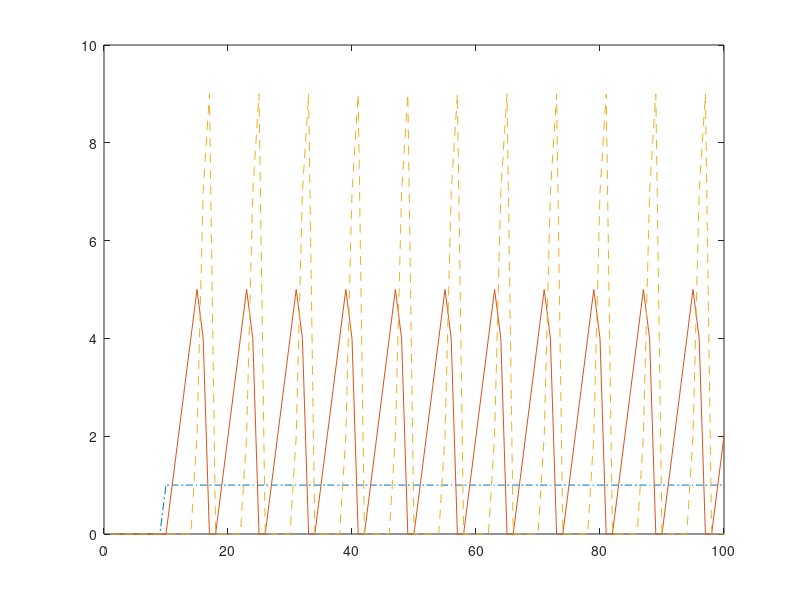

The MATLAB script that drew this image:
% sn3BurstGen.m
% this script attempts a simulation of
% a burst-generator/relaxation-oscillator 
% using simple neurons

% set input amplitude
inamp=1; 

% set pnflag (1 for PN, 0 for no PN)
pnflag=0;

% set connection weights
v11=1;
v21=-10;
v31=5;
w11=1;
w12=-1;
w13=0;
w21=3;
w22=1;
w23=-10;
w31=0;
w32=-1;
w33=0;

if pnflag==0,
    w23=0;
end

% construct connectivity matrix
c=[v11,w11,w12,w13;v21,w21,w22,w23;v31,w31,w32,w33];

% set up inputs
tend=100;
t=1:tend;
x=zeros(1,tend);
start=tend/10;
x(start:tend)=ones(1,tend-start+1);
x=x*inamp;

% set up outputs
y=zeros(3,tend);
yp=zeros(3,1); 
yc=zeros(3,1);
y(:,1)=yc;

% find outputs
for i=2:tend,
    z=[x(i-1);yp];
    yc=c*z;
    yc(find(yc<0))=0;
    yc(find(yc>50))=50;
    y(:,i)=yc;
    yp=yc;
end

% plot results
clf
plot(t,x,'-.',t,y(1,:),t,y(2,:),'--')
